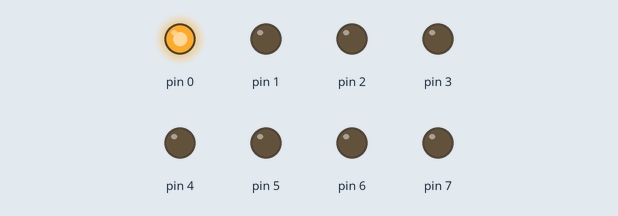
Simulated run of this sketch. Board: Arduino Uno, built with avr-gcc and run on an emulated ATmega328P. On the bench: output pins drawn as LEDs (lit = HIGH).

Above: at 0.05 s.
At 0.95 s:
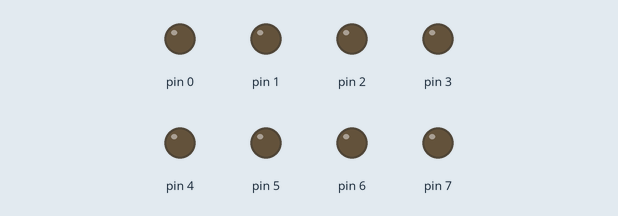
At 1.85 s:
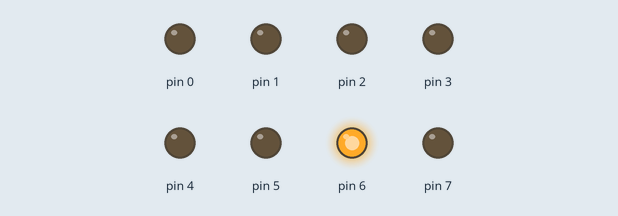
At 3.65 s:
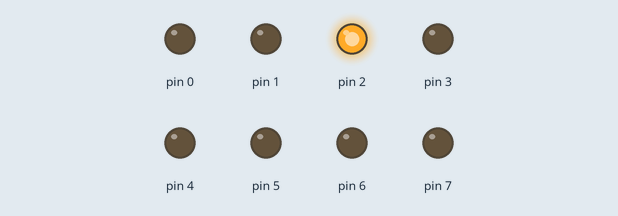
At 5.25 s:
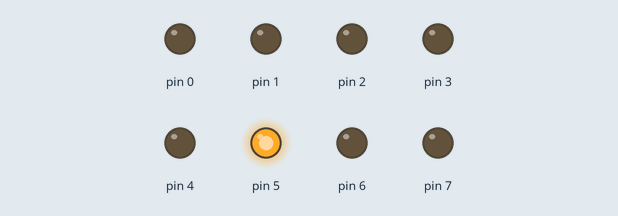
At 7.25 s:
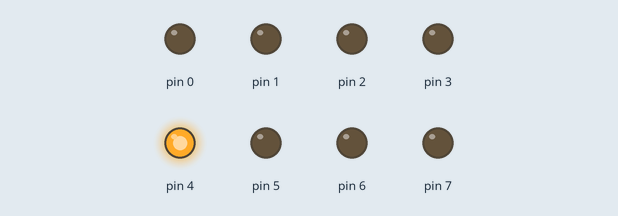
Timing chart, 0 to 7.5 s (numbered marks = the images above):
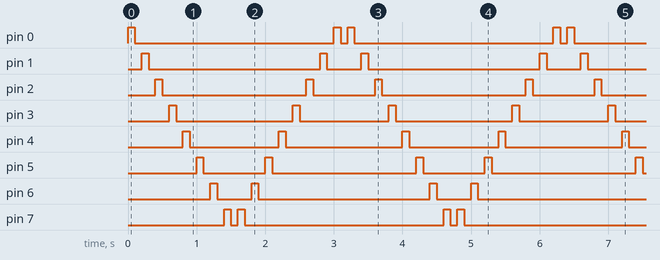

The sketch:

arduino.75.destelloidayvuelta.ino
```cpp
int tiempo = 100; //100 milisegundos de variable tiempo

void setup() {    //bucle de configuracion corre una vez
  for (int i = 0; i <= 7; i++) { // desde 0 a 7 como salidas
    pinMode(i, OUTPUT);          //definidos con un bucle for
  }

}

void loop() {   //repite siempre bicle loop()

  for (int i = 0; i <= 7; i = i + 1) { //for desde 0 hasta 7. incremento
    digitalWrite(i, HIGH); //prende led
    delay(tiempo);            //por 'tiempo' segundos
    digitalWrite(i, LOW);  //apaga led
    delay(tiempo);            //por 'tiempo' seg
  }

  for (int i = 7; i >= 0; i = i - 1) { //for desde 7 hasta 0. decremento
    digitalWrite(i, HIGH); //prende led
    delay(tiempo);            //por 'tiempo' seg
    digitalWrite(i, LOW);  //apaga led
    delay(tiempo);            //por 'tiempo' seg
  }

}
```

Measured:
- by itself, pin 0: repeats every 3.2 s: LOW 2.9 s, HIGH 0.10 s, LOW 0.10 s, HIGH 0.10 s
- by itself, pin 1: repeats every 3.2 s: LOW 2.5 s, HIGH 0.10 s, LOW 0.50 s, HIGH 0.10 s
- by itself, pin 2: repeats every 3.2 s: LOW 2.1 s, HIGH 0.10 s, LOW 0.90 s, HIGH 0.10 s
- by itself, pin 3: repeats every 3.2 s: LOW 1.7 s, HIGH 0.10 s, LOW 1.3 s, HIGH 0.10 s
- by itself, pin 4: repeats every 3.2 s: LOW 1.3 s, HIGH 0.10 s, LOW 1.7 s, HIGH 0.10 s
- by itself, pin 5: repeats every 3.2 s: LOW 0.90 s, HIGH 0.10 s, LOW 2.1 s, HIGH 0.10 s
- by itself, pin 6: repeats every 3.2 s: LOW 0.50 s, HIGH 0.10 s, LOW 2.5 s, HIGH 0.10 s
- by itself, pin 7: repeats every 3.2 s: LOW 0.10 s, HIGH 0.10 s, LOW 2.9 s, HIGH 0.10 s
